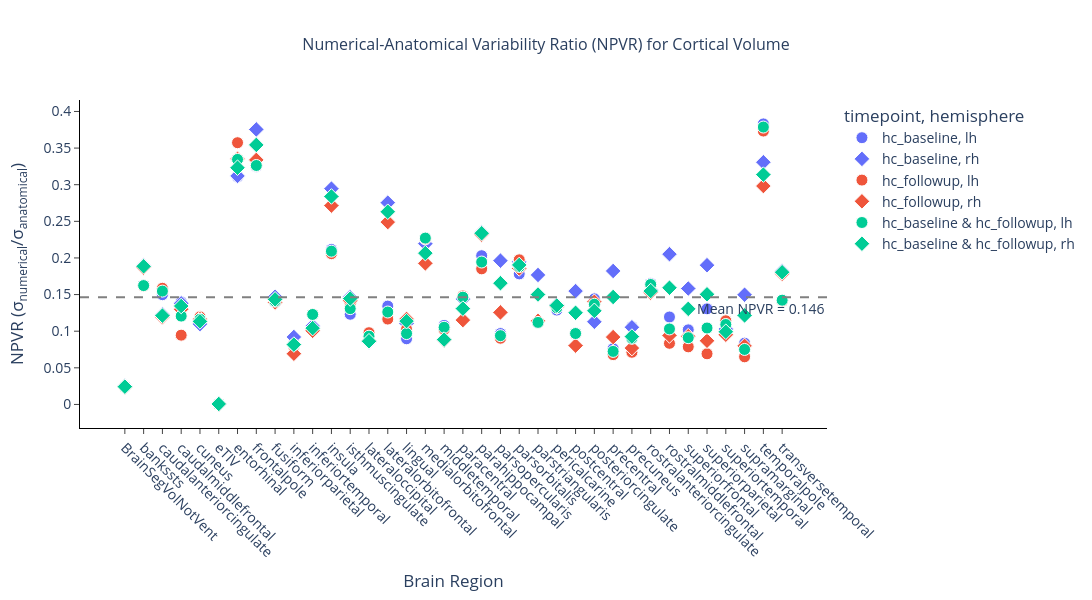
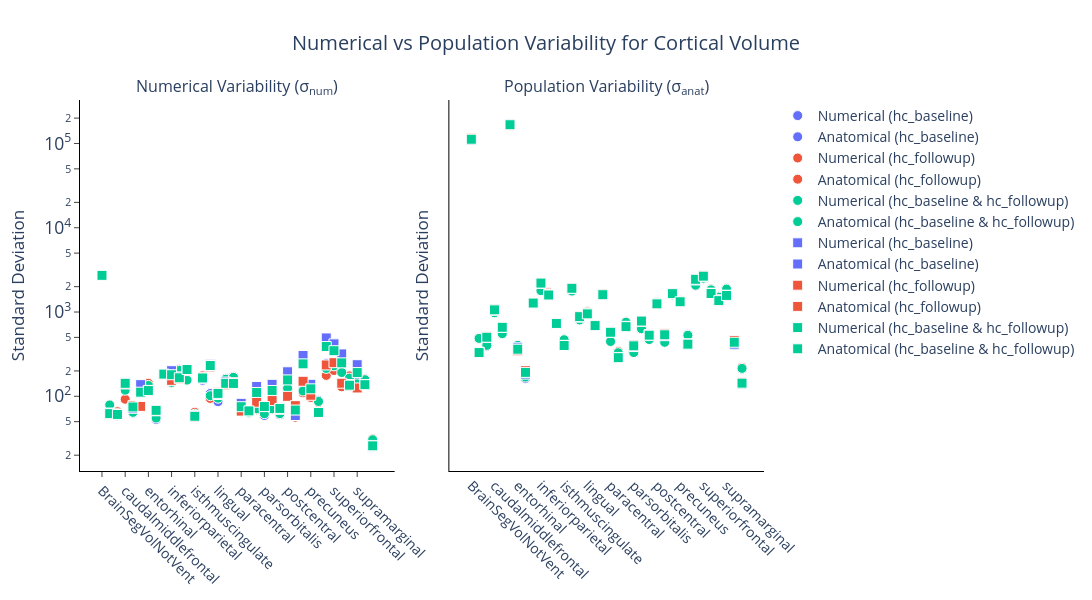
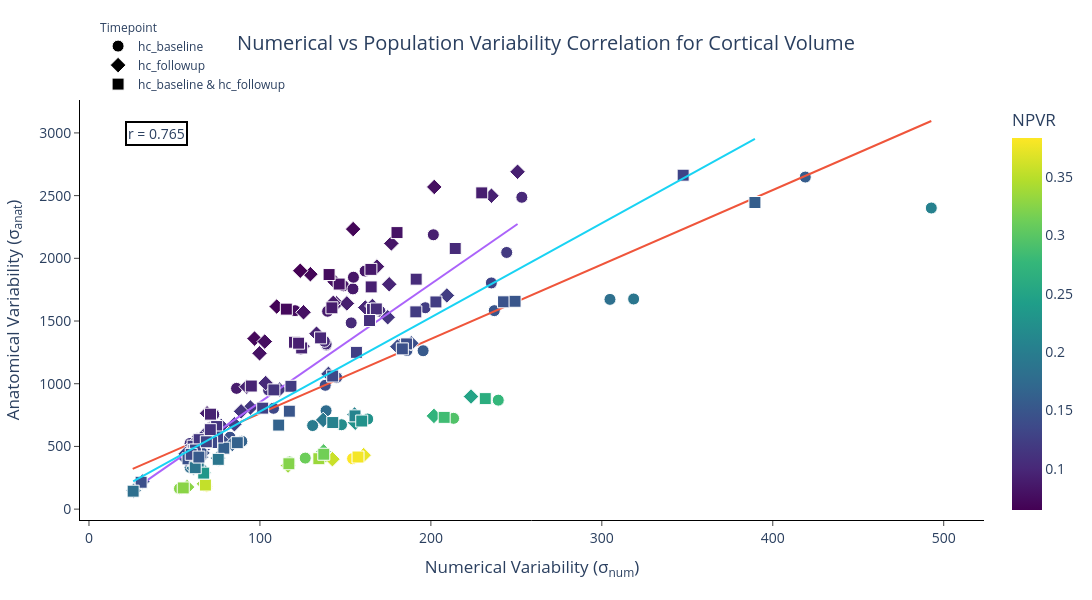

The code cell stored with these charts, in order, in its notebook:
### Markdown cell above
### Baseline - HC

### Code cell
import numpy as np

# Get populations and compute variability
pop_hc_baseline, _ = get_population(df, df_cohort, visit="first")
pop_hc_followup, _ = get_population(df, df_cohort, visit="second")
pop_hc = np.concatenate([pop_hc_baseline, pop_hc_followup])

config = NpvrConfig(
    metric=METRIC,
    bilateral=False,
    change=False,
    csv_dir=csv_dir,
    figures_dir=figures_dir,
    regions_template=regions_template,
    anondir=anondir,
    title_suffix="Cortical",
)

res = generate_npvr(
    get_stats_metric=get_stats_metric,
    pop1=pop_hc_baseline,
    pop2=pop_hc_followup,
    pop_all=pop_hc,
    pop1_name="hc_baseline",
    pop2_name="hc_followup",
    config=config,
)
